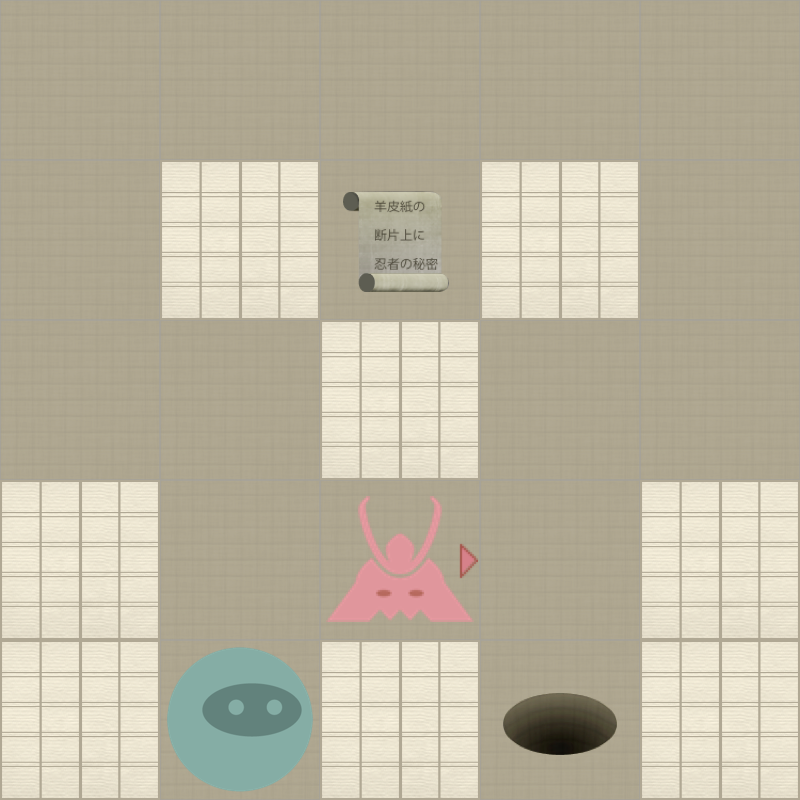

A 2D game scene composited from a Tiled map and its tileset images. What follows is a short description and the map's XML, with each tile layer's data collapsed to a summary:
An orthogonal 5x5 tile map with 160x160 px tiles, 2 tile layers (Level, Actors).

<map version="1.0" orientation="orthogonal" width="5" height="5" tilewidth="160" tileheight="160">
 <properties>
  <property name="moves" value="16" />
 </properties>
 <tileset firstgid="1" name="tiles" tilewidth="160" tileheight="160" spacing="2" margin="2">
  <image source="tiles-ipadhd.png" width="1024" height="1024" />
  <tile id="0">
   <properties>
    <property name="actor" value="exit" />
   </properties>
  </tile>
  <tile id="2">
   <properties>
    <property name="actor" value="guard" />
    <property name="direction" value="down" />
   </properties>
  </tile>
  <tile id="3">
   <properties>
    <property name="actor" value="guard" />
    <property name="direction" value="left" />
   </properties>
  </tile>
  <tile id="4">
   <properties>
    <property name="actor" value="guard" />
    <property name="direction" value="right" />
   </properties>
  </tile>
  <tile id="5">
   <properties>
    <property name="actor" value="guard" />
    <property name="direction" value="up" />
   </properties>
  </tile>
  <tile id="7">
   <properties>
    <property name="actor" value="player" />
   </properties>
  </tile>
  <tile id="8">
   <properties>
    <property name="actor" value="scroll" />
   </properties>
  </tile>
  <tile id="9">
   <properties>
    <property name="wall" value="1" />
   </properties>
  </tile>
 </tileset>
 <layer name="Level" width="5" height="5">
  <data>[25 cells, 25 non-empty, 2 distinct tile ids]</data>
 </layer>
 <layer name="Actors" width="5" height="5">
  <data>[25 cells, 4 non-empty, 4 distinct tile ids]</data>
 </layer>
</map>
